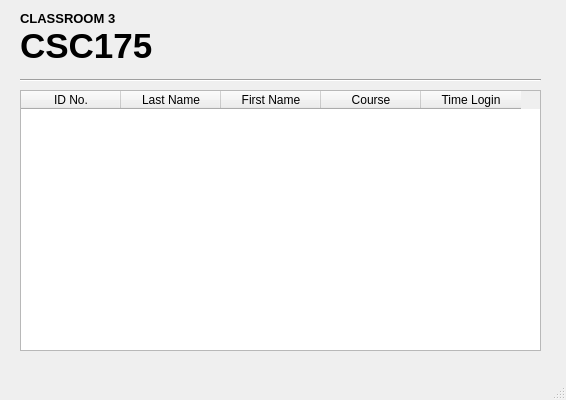
<?xml version="1.0" encoding="UTF-8"?>
<ui version="4.0">
 <class>classroom1</class>
 <widget class="QMainWindow" name="classroom1">
  <property name="geometry">
   <rect>
    <x>0</x>
    <y>0</y>
    <width>566</width>
    <height>400</height>
   </rect>
  </property>
  <property name="windowTitle">
   <string>CSC161_CLASSROOM</string>
  </property>
  <widget class="QWidget" name="centralwidget">
   <widget class="QLabel" name="label">
    <property name="geometry">
     <rect>
      <x>20</x>
      <y>30</y>
      <width>211</width>
      <height>31</height>
     </rect>
    </property>
    <property name="font">
     <font>
      <pointsize>26</pointsize>
      <weight>75</weight>
      <bold>true</bold>
     </font>
    </property>
    <property name="text">
     <string>CSC175</string>
    </property>
   </widget>
   <widget class="Line" name="line">
    <property name="geometry">
     <rect>
      <x>20</x>
      <y>70</y>
      <width>521</width>
      <height>20</height>
     </rect>
    </property>
    <property name="orientation">
     <enum>Qt::Horizontal</enum>
    </property>
   </widget>
   <widget class="QLabel" name="label_2">
    <property name="geometry">
     <rect>
      <x>20</x>
      <y>10</y>
      <width>131</width>
      <height>16</height>
     </rect>
    </property>
    <property name="font">
     <font>
      <pointsize>10</pointsize>
      <weight>75</weight>
      <bold>true</bold>
     </font>
    </property>
    <property name="text">
     <string>CLASSROOM 3</string>
    </property>
   </widget>
   <widget class="QTableWidget" name="tableWidget">
    <property name="geometry">
     <rect>
      <x>20</x>
      <y>90</y>
      <width>521</width>
      <height>261</height>
     </rect>
    </property>
    <column>
     <property name="text">
      <string>ID No.</string>
     </property>
    </column>
    <column>
     <property name="text">
      <string>Last Name</string>
     </property>
    </column>
    <column>
     <property name="text">
      <string>First Name</string>
     </property>
    </column>
    <column>
     <property name="text">
      <string>Course</string>
     </property>
    </column>
    <column>
     <property name="text">
      <string>Time Login</string>
     </property>
    </column>
   </widget>
  </widget>
  <widget class="QMenuBar" name="menubar">
   <property name="geometry">
    <rect>
     <x>0</x>
     <y>0</y>
     <width>566</width>
     <height>21</height>
    </rect>
   </property>
  </widget>
  <widget class="QStatusBar" name="statusbar"/>
 </widget>
 <resources/>
 <connections/>
</ui>
